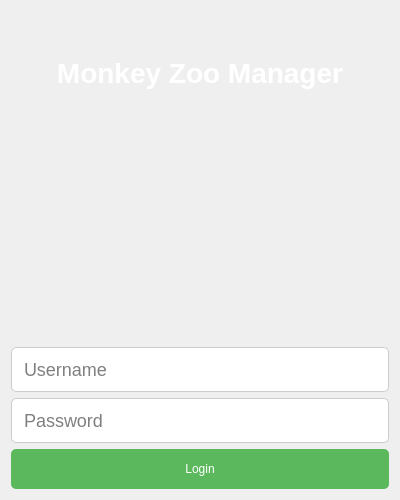
<?xml version="1.0" encoding="UTF-8"?>
<ui version="4.0">
 <class>LoginForm</class>
 <widget class="QWidget" name="LoginForm">
  <property name="geometry">
   <rect>
    <x>0</x>
    <y>0</y>
    <width>400</width>
    <height>500</height>
   </rect>
  </property>
  <property name="windowTitle">
   <string>Login</string>
  </property>
  <layout class="QVBoxLayout" name="verticalLayout">
   <item>
    <widget class="QLabel" name="labelTitle">
     <property name="text">
      <string>Monkey Zoo Manager</string>
     </property>
     <property name="alignment">
      <set>Qt::AlignCenter</set>
     </property>
     <property name="styleSheet">
      <string notr="true">font-size: 28px; font-weight: bold; color: white;</string>
     </property>
    </widget>
   </item>
   <item>
    <widget class="QLabel" name="labelLogo">
     <property name="minimumSize">
      <size>
       <width>200</width>
       <height>200</height>
      </size>
     </property>
     <property name="alignment">
      <set>Qt::AlignCenter</set>
     </property>
     <property name="pixmap">
      <pixmap>login_logo.png</pixmap>
     </property>
     <property name="scaledContents">
      <bool>true</bool>
     </property>
    </widget>
   </item>
   <item>
    <widget class="QLineEdit" name="lineEditUsername">
     <property name="minimumSize">
      <size>
       <width>0</width>
       <height>40</height>
      </size>
     </property>
     <property name="placeholderText">
      <string>Username</string>
     </property>
     <property name="styleSheet">
      <string notr="true">font-size: 18px; padding: 10px; border: 1px solid #ccc; border-radius: 5px;</string>
     </property>
    </widget>
   </item>
   <item>
    <widget class="QLineEdit" name="lineEditPassword">
     <property name="minimumSize">
      <size>
       <width>0</width>
       <height>40</height>
      </size>
     </property>
     <property name="placeholderText">
      <string>Password</string>
     </property>
     <property name="echoMode">
      <enum>QLineEdit::Password</enum>
     </property>
     <property name="styleSheet">
      <string notr="true">font-size: 18px; padding: 10px; border: 1px solid #ccc; border-radius: 5px;</string>
     </property>
    </widget>
   </item>
   <item>
    <widget class="QPushButton" name="pushButtonLogin">
     <property name="minimumSize">
      <size>
       <width>0</width>
       <height>40</height>
      </size>
     </property>
     <property name="text">
      <string>Login</string>
     </property>
     <property name="styleSheet">
      <string notr="true">
      QPushButton {
        padding: 10px; 
        background-color: #5cb85c; 
        color: white; 
        border: none; 
        border-radius: 5px;
      }
      QPushButton:hover {
        background-color: #4cae4c;
      }
      QPushButton:pressed {
        background-color: #3d8b3d;
      }
      </string>
     </property>
    </widget>
   </item>
  </layout>
 </widget>
 <resources/>
 <connections/>
</ui>
